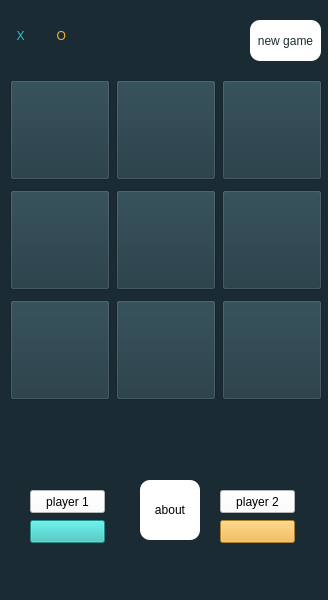
<?xml version="1.0" encoding="UTF-8"?>
<ui version="4.0">
 <class>MainWindow2</class>
 <widget class="QMainWindow" name="MainWindow2">
  <property name="geometry">
   <rect>
    <x>0</x>
    <y>0</y>
    <width>328</width>
    <height>600</height>
   </rect>
  </property>
  <property name="windowTitle">
   <string>TicTacToe</string>
  </property>
  <property name="windowIcon">
   <iconset>
    <normaloff>icon/TicTacToe_icon.png</normaloff>icon/TicTacToe_icon.png</iconset>
  </property>
  <property name="styleSheet">
   <string notr="true">background-color: rgb(26, 43, 51);</string>
  </property>
  <widget class="QWidget" name="centralwidget">
   <widget class="QLabel" name="label">
    <property name="geometry">
     <rect>
      <x>0</x>
      <y>20</y>
      <width>58</width>
      <height>31</height>
     </rect>
    </property>
    <property name="styleSheet">
     <string notr="true">color: rgb(52, 195, 190);
font: 600 18pt &quot;Yu Gothic UI Semibold&quot;;
</string>
    </property>
    <property name="text">
     <string>     X</string>
    </property>
   </widget>
   <widget class="QLabel" name="label_2">
    <property name="geometry">
     <rect>
      <x>50</x>
      <y>20</y>
      <width>91</width>
      <height>31</height>
     </rect>
    </property>
    <property name="styleSheet">
     <string notr="true">color: rgb(255, 85, 0);
color: rgb(242, 177, 56);
font: 600 18pt &quot;Yu Gothic UI Semibold&quot;;
</string>
    </property>
    <property name="text">
     <string>  O</string>
    </property>
   </widget>
   <widget class="QPushButton" name="btn_9">
    <property name="geometry">
     <rect>
      <x>10</x>
      <y>300</y>
      <width>100</width>
      <height>100</height>
     </rect>
    </property>
    <property name="sizePolicy">
     <sizepolicy hsizetype="Minimum" vsizetype="Expanding">
      <horstretch>0</horstretch>
      <verstretch>0</verstretch>
     </sizepolicy>
    </property>
    <property name="font">
     <font>
      <pointsize>30</pointsize>
     </font>
    </property>
    <property name="styleSheet">
     <string notr="true">background-color: rgb(30, 54, 64);</string>
    </property>
    <property name="text">
     <string/>
    </property>
   </widget>
   <widget class="QPushButton" name="btn_2">
    <property name="geometry">
     <rect>
      <x>116</x>
      <y>80</y>
      <width>100</width>
      <height>100</height>
     </rect>
    </property>
    <property name="sizePolicy">
     <sizepolicy hsizetype="Minimum" vsizetype="Expanding">
      <horstretch>0</horstretch>
      <verstretch>0</verstretch>
     </sizepolicy>
    </property>
    <property name="font">
     <font>
      <pointsize>30</pointsize>
     </font>
    </property>
    <property name="styleSheet">
     <string notr="true">background-color: rgb(30, 54, 64);</string>
    </property>
    <property name="text">
     <string/>
    </property>
   </widget>
   <widget class="QPushButton" name="btn_6">
    <property name="geometry">
     <rect>
      <x>10</x>
      <y>190</y>
      <width>100</width>
      <height>100</height>
     </rect>
    </property>
    <property name="sizePolicy">
     <sizepolicy hsizetype="Minimum" vsizetype="Expanding">
      <horstretch>0</horstretch>
      <verstretch>0</verstretch>
     </sizepolicy>
    </property>
    <property name="font">
     <font>
      <pointsize>30</pointsize>
     </font>
    </property>
    <property name="styleSheet">
     <string notr="true">background-color: rgb(30, 54, 64);</string>
    </property>
    <property name="text">
     <string/>
    </property>
   </widget>
   <widget class="QPushButton" name="btn_5">
    <property name="geometry">
     <rect>
      <x>116</x>
      <y>190</y>
      <width>100</width>
      <height>100</height>
     </rect>
    </property>
    <property name="sizePolicy">
     <sizepolicy hsizetype="Minimum" vsizetype="Expanding">
      <horstretch>0</horstretch>
      <verstretch>0</verstretch>
     </sizepolicy>
    </property>
    <property name="font">
     <font>
      <pointsize>30</pointsize>
     </font>
    </property>
    <property name="styleSheet">
     <string notr="true">background-color: rgb(30, 54, 64);</string>
    </property>
    <property name="text">
     <string/>
    </property>
   </widget>
   <widget class="QPushButton" name="btn_7">
    <property name="geometry">
     <rect>
      <x>222</x>
      <y>300</y>
      <width>100</width>
      <height>100</height>
     </rect>
    </property>
    <property name="sizePolicy">
     <sizepolicy hsizetype="Minimum" vsizetype="Expanding">
      <horstretch>0</horstretch>
      <verstretch>0</verstretch>
     </sizepolicy>
    </property>
    <property name="font">
     <font>
      <pointsize>30</pointsize>
     </font>
    </property>
    <property name="styleSheet">
     <string notr="true">background-color: rgb(30, 54, 64);</string>
    </property>
    <property name="text">
     <string/>
    </property>
   </widget>
   <widget class="QPushButton" name="btn_3">
    <property name="geometry">
     <rect>
      <x>10</x>
      <y>80</y>
      <width>100</width>
      <height>100</height>
     </rect>
    </property>
    <property name="sizePolicy">
     <sizepolicy hsizetype="Minimum" vsizetype="Expanding">
      <horstretch>0</horstretch>
      <verstretch>0</verstretch>
     </sizepolicy>
    </property>
    <property name="font">
     <font>
      <pointsize>30</pointsize>
     </font>
    </property>
    <property name="styleSheet">
     <string notr="true">background-color: rgb(30, 54, 64);</string>
    </property>
    <property name="text">
     <string/>
    </property>
   </widget>
   <widget class="QPushButton" name="btn_8">
    <property name="geometry">
     <rect>
      <x>116</x>
      <y>300</y>
      <width>100</width>
      <height>100</height>
     </rect>
    </property>
    <property name="sizePolicy">
     <sizepolicy hsizetype="Minimum" vsizetype="Expanding">
      <horstretch>0</horstretch>
      <verstretch>0</verstretch>
     </sizepolicy>
    </property>
    <property name="font">
     <font>
      <pointsize>30</pointsize>
     </font>
    </property>
    <property name="styleSheet">
     <string notr="true">background-color: rgb(30, 54, 64);</string>
    </property>
    <property name="text">
     <string/>
    </property>
   </widget>
   <widget class="QPushButton" name="btn_4">
    <property name="geometry">
     <rect>
      <x>222</x>
      <y>190</y>
      <width>100</width>
      <height>100</height>
     </rect>
    </property>
    <property name="sizePolicy">
     <sizepolicy hsizetype="Minimum" vsizetype="Expanding">
      <horstretch>0</horstretch>
      <verstretch>0</verstretch>
     </sizepolicy>
    </property>
    <property name="font">
     <font>
      <pointsize>30</pointsize>
     </font>
    </property>
    <property name="styleSheet">
     <string notr="true">background-color: rgb(30, 54, 64);</string>
    </property>
    <property name="text">
     <string/>
    </property>
   </widget>
   <widget class="QPushButton" name="btn_1">
    <property name="geometry">
     <rect>
      <x>222</x>
      <y>80</y>
      <width>100</width>
      <height>100</height>
     </rect>
    </property>
    <property name="sizePolicy">
     <sizepolicy hsizetype="Minimum" vsizetype="Expanding">
      <horstretch>0</horstretch>
      <verstretch>0</verstretch>
     </sizepolicy>
    </property>
    <property name="font">
     <font>
      <pointsize>30</pointsize>
     </font>
    </property>
    <property name="styleSheet">
     <string notr="true">background-color: rgb(30, 54, 64);</string>
    </property>
    <property name="text">
     <string/>
    </property>
   </widget>
   <widget class="QPushButton" name="n_g">
    <property name="enabled">
     <bool>true</bool>
    </property>
    <property name="geometry">
     <rect>
      <x>250</x>
      <y>20</y>
      <width>71</width>
      <height>41</height>
     </rect>
    </property>
    <property name="styleSheet">
     <string notr="true">color: rgb(26, 43, 51);
background-color: rgb(255, 255, 255);
 border-width:5px;

 border-radius:10px;</string>
    </property>
    <property name="text">
     <string>new game</string>
    </property>
   </widget>
   <widget class="QPushButton" name="pushButton_4">
    <property name="geometry">
     <rect>
      <x>220</x>
      <y>490</y>
      <width>75</width>
      <height>23</height>
     </rect>
    </property>
    <property name="styleSheet">
     <string notr="true">background-color: rgb(255, 255, 255);</string>
    </property>
    <property name="text">
     <string>player 2</string>
    </property>
   </widget>
   <widget class="QPushButton" name="player">
    <property name="geometry">
     <rect>
      <x>30</x>
      <y>490</y>
      <width>75</width>
      <height>23</height>
     </rect>
    </property>
    <property name="styleSheet">
     <string notr="true">background-color: rgb(255, 255, 255);</string>
    </property>
    <property name="text">
     <string>player 1</string>
    </property>
   </widget>
   <widget class="QPushButton" name="player_1">
    <property name="geometry">
     <rect>
      <x>30</x>
      <y>520</y>
      <width>75</width>
      <height>23</height>
     </rect>
    </property>
    <property name="styleSheet">
     <string notr="true">font: 8pt &quot;MV Boli&quot;;
background-color: rgb(52, 195, 190);
</string>
    </property>
    <property name="text">
     <string/>
    </property>
   </widget>
   <widget class="QPushButton" name="player_2">
    <property name="geometry">
     <rect>
      <x>220</x>
      <y>520</y>
      <width>75</width>
      <height>23</height>
     </rect>
    </property>
    <property name="styleSheet">
     <string notr="true">font: 8pt &quot;MV Boli&quot;;
background-color: rgb(242, 177, 56);</string>
    </property>
    <property name="text">
     <string/>
    </property>
   </widget>
   <widget class="QPushButton" name="about">
    <property name="geometry">
     <rect>
      <x>140</x>
      <y>480</y>
      <width>60</width>
      <height>60</height>
     </rect>
    </property>
    <property name="styleSheet">
     <string notr="true">background-color: rgb(255, 255, 255);
color: rgb(0, 0, 0);
 border-width:5px;
 border-radius:10px;</string>
    </property>
    <property name="text">
     <string>about</string>
    </property>
   </widget>
  </widget>
  <widget class="QMenuBar" name="menubar">
   <property name="geometry">
    <rect>
     <x>0</x>
     <y>0</y>
     <width>328</width>
     <height>25</height>
    </rect>
   </property>
  </widget>
  <widget class="QStatusBar" name="statusbar"/>
 </widget>
 <resources/>
 <connections/>
</ui>
